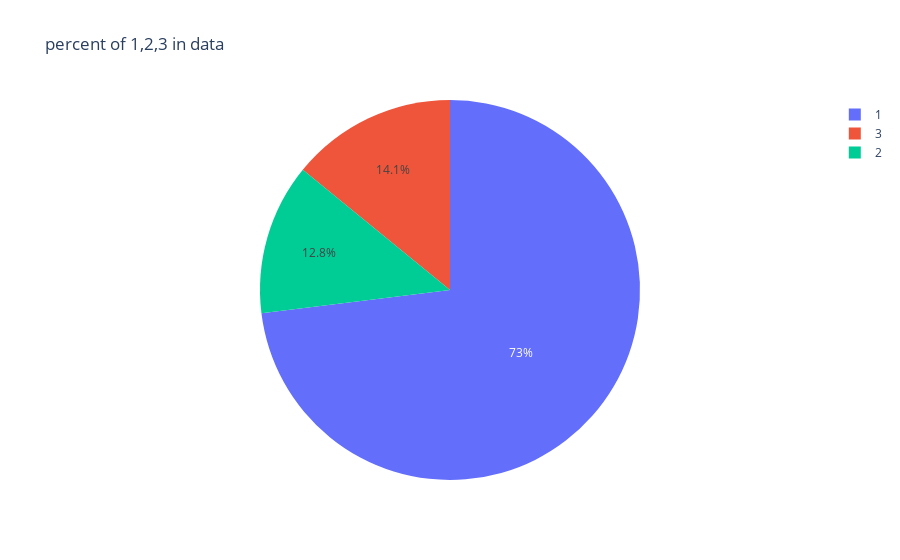

Notebook source saved alongside this figure:
### Markdown cell above
1 indicates suggesting others to buy 2 means otherwise 3 illustrate a neutral opinion about the product

### Code cell
print(df.isna().sum())
print(df.describe())
percentages = df["Suggestion"].value_counts(normalize=True).to_dict()
fig = px.pie(values=percentages,
             names=list(percentages.keys()),
             title='percent of 1,2,3 in data')
fig.show()

### Figure 1 — Plotly figure (JSON) as saved in the notebook; plotly's stock layout.template omitted (floating-point values rounded to 4 significant figures)
{"data": [{"domain": {"x": [0, 1], "y": [0, 1]}, "hovertemplate": "label=%{label}<br>value=%{value}<extra></extra>", "labels": [1, 3, 2], "legendgroup": "", "name": "", "showlegend": true, "type": "pie", "values": [0.7305, 0.1411, 0.1285]}], "layout": {"legend": {"tracegroupgap": 0}, "title": {"text": "percent of 1,2,3 in data"}}}
